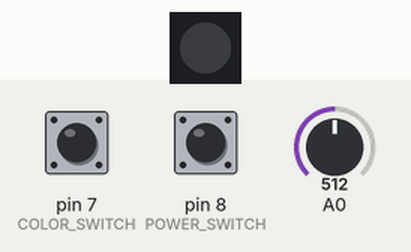
Recording of a sketch running on a simulated Arduino Uno, built with avr-gcc and run on an emulated ATmega328P. Shown: 1 RGB LEDs in strip order, left to right. The test bench sets the inputs (shaded band); at power-on: pin 7 (COLOR_SWITCH) HIGH, pin 8 (POWER_SWITCH) HIGH, A0 = 512. Dim RGB values are drawn brighter than linear; what the sketch prints to the serial monitor is not drawn.

Above: at 1.2 s.
1.3 s: pin 7 (COLOR_SWITCH) pulled LOW for 0.15 s
At 2.5 s:
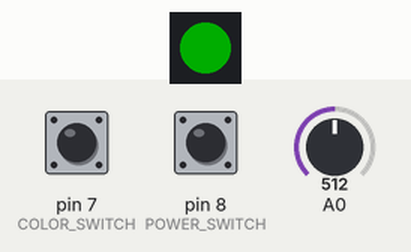
2.9 s: pin 7 (COLOR_SWITCH) pulled LOW for 1 s
At 4.0 s:
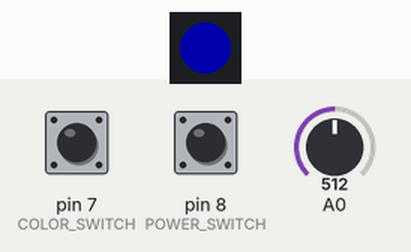
5.4 s: pin 7 (COLOR_SWITCH) pulled LOW for 0.15 s
At 5.9 s:
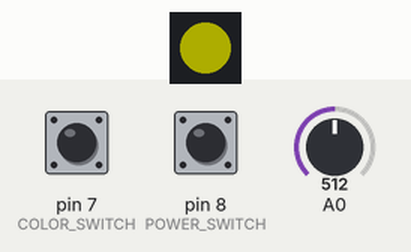
7.0 s: pin 7 (COLOR_SWITCH) pulled LOW for 3.2 s
At 8.2 s:
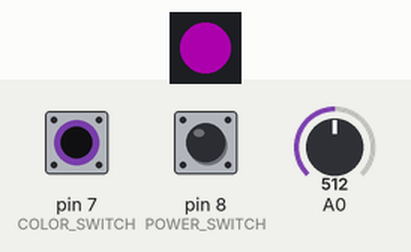
11.7 s: pin 7 (COLOR_SWITCH) pulled LOW for 0.15 s
At 12.9 s:
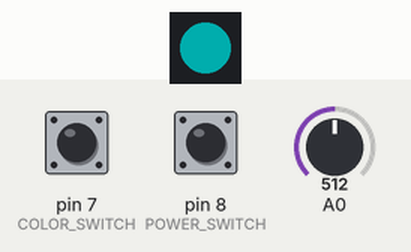
13.3 s: pin 7 (COLOR_SWITCH) pulled LOW for 1 s
At 14.3 s:
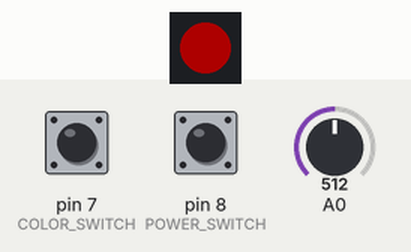
Timing chart, 0 to 14.0 s (numbered marks = the images above; inputs shaded):
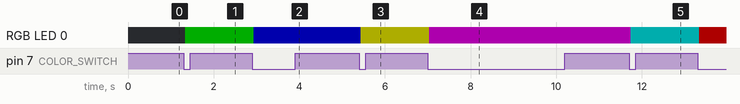

Measured:
- after the input at 1.3 s, RGB LED 0: off → RGB(0, 50, 0) at once
- after the input at 2.9 s, RGB LED 0: RGB(0, 50, 0) → RGB(0, 0, 50) at once
- after the input at 5.4 s, RGB LED 0: RGB(0, 0, 50) → RGB(50, 50, 0) at once
- after the input at 7.0 s, RGB LED 0: RGB(50, 50, 0) → RGB(50, 0, 50) at once
- after the input at 11.7 s, RGB LED 0: RGB(50, 0, 50) → RGB(0, 50, 50) at once
- after the input at 13.3 s, RGB LED 0: RGB(0, 50, 50) → RGB(50, 0, 0) at once

The sketch:

SwitchTest2.0.ino
```cpp
#include <Adafruit_NeoPixel.h>

#define NEOPIXEL_PIN  6     // NeoPixel DIN
#define COLOR_SWITCH  7     // SS-5GL color chang switch
#define POWER_SWITCH  8     // power control switch
#define NUMPIXELS     1

Adafruit_NeoPixel pixels(NUMPIXELS, NEOPIXEL_PIN, NEO_GRB + NEO_KHZ800);

int colorIndex = 0;
int lastColorSwitch = HIGH;
int lastPowerSwitch = HIGH;
bool powerState = true;  // true turn the lights on false turn the lights off

uint32_t colors[] = {
  Adafruit_NeoPixel::Color(255, 0, 0),   // red
  Adafruit_NeoPixel::Color(0, 255, 0),   // green
  Adafruit_NeoPixel::Color(0, 0, 255),   // blue
  Adafruit_NeoPixel::Color(255, 255, 0), // yellow
  Adafruit_NeoPixel::Color(255, 0, 255), // pink
  Adafruit_NeoPixel::Color(0, 255, 255)  // cyan
};
const int numColors = sizeof(colors) / sizeof(colors[0]);

void setup() {
  Serial.begin(9600);
  pixels.begin();
  pixels.setBrightness(50);
  pixels.clear();
  pixels.show();

  pinMode(COLOR_SWITCH, INPUT_PULLUP);
  pinMode(POWER_SWITCH, INPUT_PULLUP);

  Serial.println("NeoPixel + 2 Switches test started.");
}

void loop() {
  int colorSwitchState = digitalRead(COLOR_SWITCH);
  int powerSwitchState = digitalRead(POWER_SWITCH);
  int pressureValue = analogRead(A0);
  Serial.println(pressureValue);

  // power switch
  if (powerSwitchState == LOW && lastPowerSwitch == HIGH) {
    powerState = !powerState; // change on/off
    Serial.print("Power toggled: ");
    Serial.println(powerState ? "ON" : "OFF");

    if (!powerState) {   // turn the lights off
      pixels.clear();
      pixels.show();
    } else {
      // When the light turns back on, it displays the current color.
      pixels.setPixelColor(0, colors[colorIndex]);
      pixels.show();
    }

    delay(200); // the delay can avoid the system too sensitive
  }

  // switch the color
  if (colorSwitchState == LOW && lastColorSwitch == HIGH && powerState) {
    colorIndex = (colorIndex + 1) % numColors;  // do the color circle
    pixels.setPixelColor(0, colors[colorIndex]);
    pixels.show();

    Serial.print("Color changed to index: ");
    Serial.println(colorIndex);

    delay(200); // same
  }

  lastColorSwitch = colorSwitchState;
  lastPowerSwitch = powerSwitchState;
}
```
